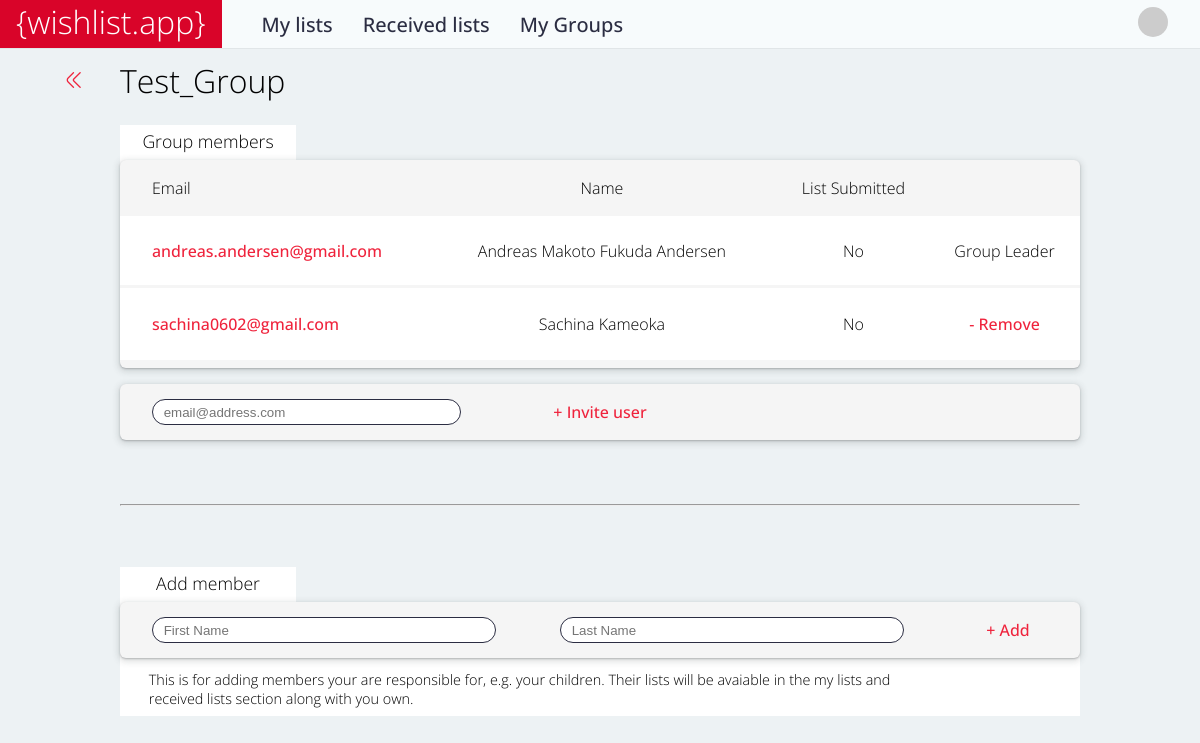
Page /groups/2/group_members (signed in) on the earlier database version.
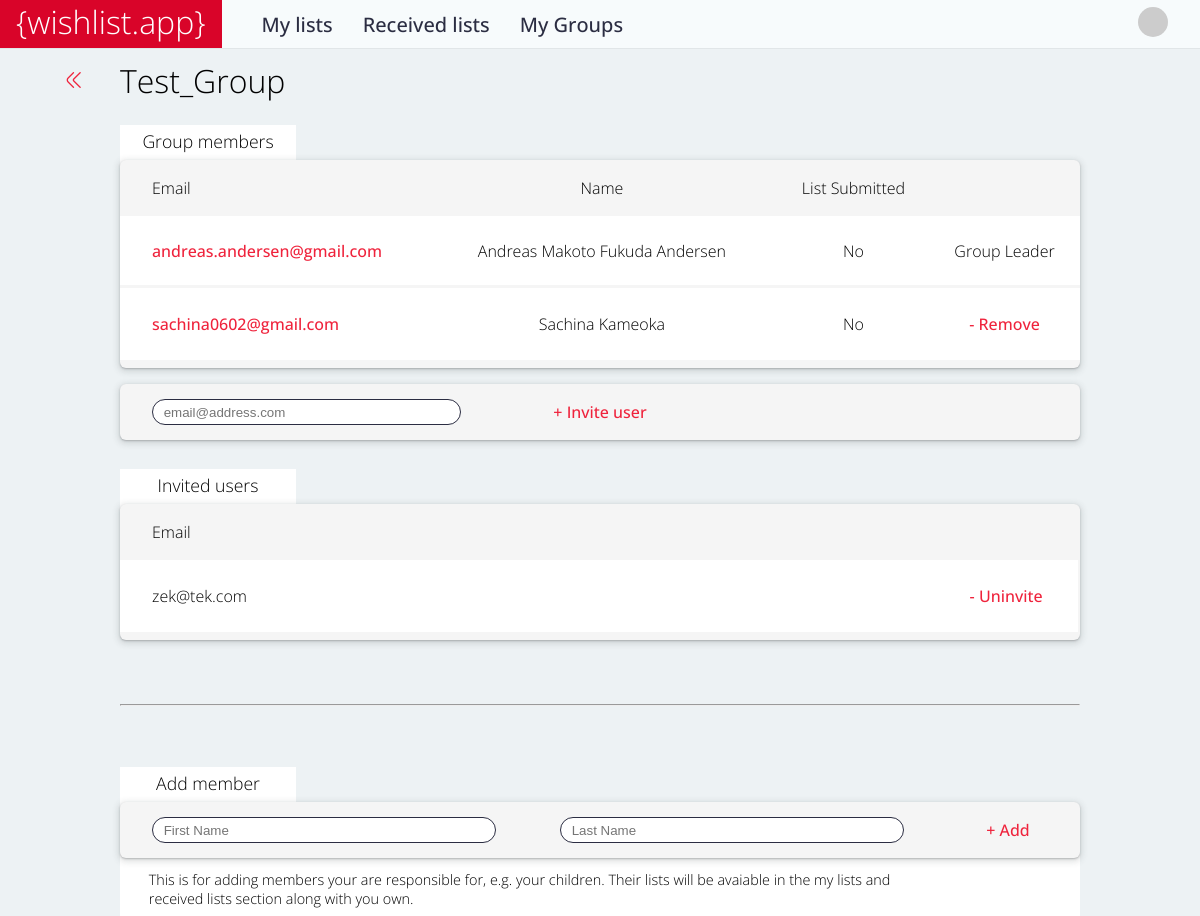
Same page on the later database version.
### accounts/models.py (models this page shows, shortened)
class CustomUser(AbstractUser):
    username = None
    groups = models.ManyToManyField(
        'groups.CustomGroup',
        verbose_name='groups',
        blank=True,
        related_name="user_set",
        related_query_name="user",
    )
    email = models.EmailField(
        'email address',
        blank=False,
        null=False,
        unique=True
    )
    USERNAME_FIELD='email'
    REQUIRED_FIELDS=[]
    objects = CustomUserManager()
    first_name = models.CharField(
        max_length=30,
        null=True,
        blank=True,
    )
    last_name = models.CharField(
        max_length=30,
        null=True,
        blank=True,
    )
    is_leader = models.BooleanField(
        default=False,
    )
    assigned_to = models.ForeignKey(
        'CustomUser',
        null=True,
        blank=True,
        on_delete=models.CASCADE,
        related_name='assignments',
    )
    responsible_by = models.ForeignKey(
        'CustomUser',
        null=True,
        blank=True,
        on_delete=models.CASCADE,
        related_name='responsibilities',
    )
    is_self_responsible = models.BooleanField(
        default=True
    )
    has_submitted = models.BooleanField(
        default=False
    )
    def get_gravatar(self):
        md5 = hashlib.md5(self.email.encode())
        digest = md5.hexdigest()
        SIZE = 40
        DEFAULT = 'identicon'
        return f'http://www.gravatar.com/avatar/{digest}?s={SIZE}&d={DEFAULT}'
    def check_multi_responsible(self):
        responsibilities = CustomUser.objects.filter(responsible_by=self.pk)
        return len(responsibilities) > 1

### groups/views.py (the view)
class GroupMembersListView(
    LoginRequiredMixin,
    UserPassesTestMixin,
    ListView,):
    model = CustomUser
    context_object_name = 'group_members'
    template_name = 'group/members.html'
    def get_queryset(self):
        group = CustomGroup.objects.get(id=self.kwargs['pk'])
        return group.user_set.all()
    def get_context_data(self, **kwargs):
        data = super(GroupMembersListView, self).get_context_data(**kwargs)
        group = CustomGroup.objects.get(id=self.kwargs['pk'])
        data['leader'] = group.leader == self.request.user
        data['invitation_empty'] = len(group.invited_users.all())
        data['current_group'] = group
        data['current_user'] = self.request.user
        data['invited_users'] = group.invited_users.all()
        data['invite_form'] = GroupMemberInviteForm()
        data['create_form'] = GroupMemberCreateForm()
        return data
    def test_func(self):
        group = CustomGroup.objects.get(id=self.kwargs['pk'])
        return self.request.user in group.user_set.all()

### groups/forms.py
class GroupMemberInviteForm(forms.Form):
    email = forms.EmailField(
        max_length=50,
        widget=forms.EmailInput(
            attrs={
                'placeholder': 'email@address.com',
                'class': 'in-page-input'}))

class GroupMemberCreateForm(forms.Form):
    first_name = forms.CharField(
        max_length=40,
        widget=forms.TextInput(
            attrs={
                'placeholder': 'First Name',
                'class': 'in-page-input'})
    )
    last_name = forms.CharField(
        max_length=40,
        widget=forms.TextInput(
            attrs={
                'placeholder': 'Last Name',
                'class': 'in-page-input'})
    )

### templates/group/members.html (shortened to what the changed rows need)
{% extends 'base.html' %}
{% load static %}
{% block content %}
    <div class="list-container">
        <table class="list">
            {% for user in object_list %}
                <tr class="list-entry {% if current_group.leader == user %}list-entry-important{% endif %}">
                    {% if leader %}
                        <td class="members-list-email">
                            {% if user.is_self_responsible %}
                                <a href="" class = "item-title">
                                    {{ user.email }}
                                </a>
                            {% endif %}
                        </td>
                    {% endif %}
                    <td class="members-list-name">
                        {{ user.first_name }} {{ user.last_name }}
                    </td>
                    <td class="members-list-wish-submitted">
                        {% if leader %}
                            {% if user.has_submitted %} Yes {% else %} No {% endif %}
                        {% endif %}
                    </td>
                    <td class="members-list-wish-actions">
                        {% if user.id != user.id or user.responsible_by == current_user or leader %}
                            <span>
                                {% if current_group.leader == user %}
                                    Group Leader
                                {% else %}
                                    <a href="{% url 'remove_group_member' current_group.id user.id %}">
                                        - Remove
                                    </a>
                                {% endif %}
                            </span>
                        {% endif %}
                    </td>
                </tr>
            {% endfor %}
        </table>
    </div>
    {% if leader %}
        {% if invitation_empty %}
            <div class="list-container-2">
                <div class="list-title">
                    Invited users
                </div>
                <table class="list">
                    <tr class="list-top">
                        <td class="members-list-invited-email">
                            Email
                        </td>
                        <td class="members-list-invited-action">
                        </td>
                    </tr>
                    {% for user in invited_users %}
                        <tr class="list-entry">
                            <td class="members-list-invited-email">
                                {{ user.email }}
                            </td>
                            <td class="members-list-invited-action">
                                <a href="{% url 'uninvite_user' current_group.id user.id %}">
                                    - Uninvite
                                </a>
                            </td>
                        </tr>
                    {% endfor %}
                    <tr class="list-empty-bottom">
                        <td></td>
                        <td></td>
                        <td></td>
                    </tr>
                </table>
            </div>
        {% endif %}
    {% endif %}
{% endblock content %}

Differences in the rows shown:
added CustomUser: email "zek@tek.com"
Other differences:
text now shown: "Invited users Email"
